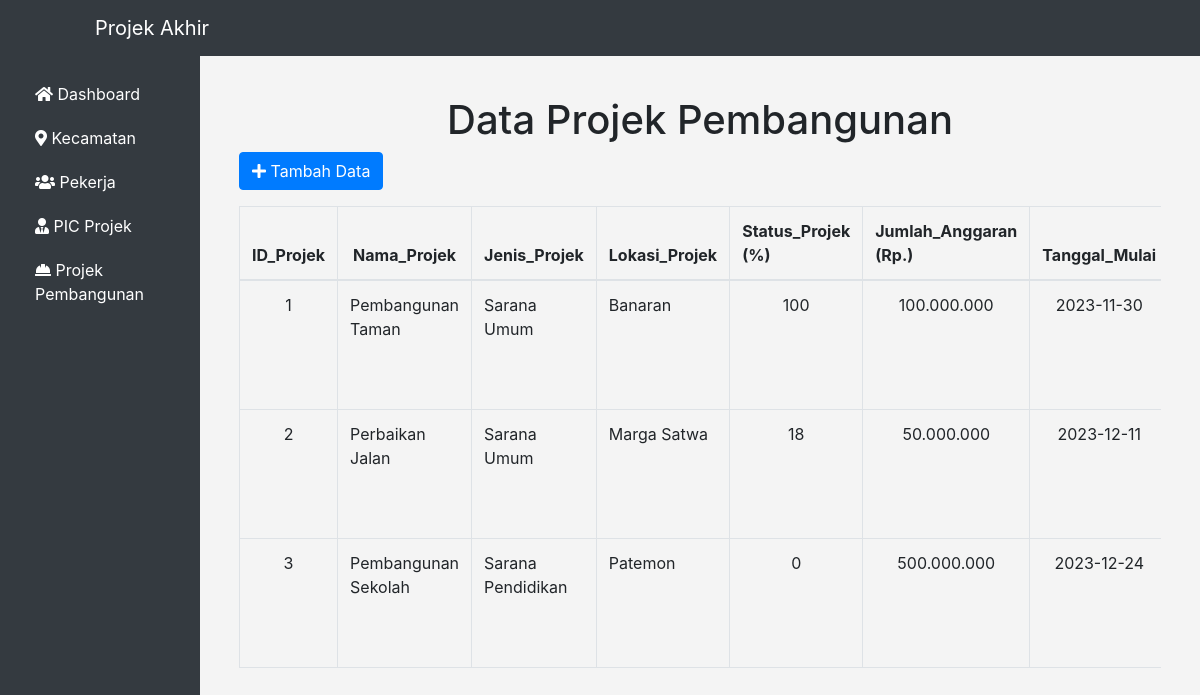
The app's page /projek_pembangunan/index.php with its own data.
### tables this page shows
CREATE TABLE `projek_pembangunan` (
  `id_projek` int(7) NOT NULL,
  `nama_projek` char(50) NOT NULL,
  `jenis_projek` char(50) NOT NULL,
  `lokasi_projek` varchar(100) NOT NULL,
  `status_projek` int(3) NOT NULL,
  `jumlah_anggaran` varchar(50) NOT NULL,
  `tanggal_mulai` date NOT NULL,
  `tanggal_selesai` date DEFAULT NULL,
  `id_kecamatan` int(7) DEFAULT NULL,
  `id_pic` int(7) DEFAULT NULL
);

### projek_pembangunan/index.php (the view, shortened to what this page needs)
<?php
include 'koneksi.php';
$query = "SELECT * FROM projek_pembangunan";
$sql = mysqli_query($conn, $query);
?>
<!DOCTYPE html>
<html>
<head>
    <link href="https://cdn.jsdelivr.net/npm/bootstrap@4.6.2/dist/css/bootstrap.min.css" rel="stylesheet" />
    <link rel="stylesheet" href="https://cdnjs.cloudflare.com/ajax/libs/font-awesome/5.15.4/css/all.min.css" />
</head>
<body>
    <header>
        <nav class="navbar navbar-expand-lg navbar-dark bg-dark fixed-top">
            <div class="container">
                <a class="navbar-brand" href="#" style="margin-left: 50px">Projek Akhir</a>
            </div>
        </nav>
    </header>
    <div class="container-fluid">
        <div class="row">
            <nav id="sidebar" class="col-md-3 col-lg-2 d-md-block collapse">
                <div class="sidebar-sticky">
                    <ul class="nav flex-column">
                        <li class="nav-item">
                            <a class="nav-link active" href="../index.php">
                                <i class="fas fa-home"></i> Dashboard
                            </a>
                        </li>
                        <li class="nav-item">
                            <a class="nav-link" href="../Kecamatan">
                                <i class="fas fa-map-marker-alt"></i> Kecamatan
                            </a>
                        </li>
                        <li class="nav-item">
                            <a class="nav-link" href="../pekerja">
                                <i class="fas fa-users"></i> Pekerja
                            </a>
                        </li>
                        <li class="nav-item">
                            <a class="nav-link" href="../pic_projek">
                                <i class="fas fa-user-tie"></i> PIC Projek
                            </a>
                        </li>
                        <li class="nav-item">
                            <a class="nav-link" href="">
                                <i class="fas fa-hard-hat"></i> Projek Pembangunan
                            </a>
                        </li>
                    </ul>
                </div>
            </nav>
            <main role="main" class="col-md-9 ml-sm-auto col-lg-10 px-md-4">
                <div class="container">
                    <h1 class="mt-4">
                        <center>Data Projek Pembangunan</center>
                    </h1>
                    <a href="kelola.php" type="button" class="btn btn-primary mb-3">
                        <i class="fa fa-plus"></i>
                        Tambah Data
                    </a>
                    <div class="table-responsive">
                        <table class="table align-middle table-bordered table-hover">
                            <thead>
                                <tr>
                                    <th>ID_Projek</th>
                                    <th>
                                        <center>Nama_Projek</center>
                                    </th>
                                    <th>
                                        <center>Jenis_Projek</center>
                                    </th>
                                    <th>Lokasi_Projek</th>
                                    <th>Status_Projek (%)</th>
                                    <th>Jumlah_Anggaran (Rp.)</th>
                                    <th>Tanggal_Mulai</th>
                                </tr>
                            </thead>
                            <tbody>
                                <?php
                                while ($result = mysqli_fetch_assoc($sql)) {
                                    ?>
                                    <tr>
                                        <td>
                                            <center>
                                                <?php echo $result['id_projek']; ?>
                                            </center>
                                        </td>
                                        <td>
                                            <?php echo $result['nama_projek']; ?>
                                        </td>
                                        <td>
                                            <?php echo $result['jenis_projek']; ?>
                                        </td>
                                        <td>
                                            <?php echo $result['lokasi_projek']; ?>
                                        </td>
                                        <td>
                                            <center>
                                                <?php echo $result['status_projek']; ?>
                                            </center>
                                        </td>
                                        <td>
                                            <center>
                                                <?php echo $result['jumlah_anggaran']; ?>
                                            </center>
                                        </td>
                                        <td>
                                            <center>
                                                <?php echo $result['tanggal_mulai']; ?>
                                            </center>
                                        </td>
                                    </tr>
                                    <?php
                                }
                                ?>
                            </tbody>
                        </table>
                    </div>
                </div>
            </main>
        </div>
    </div>
</body>
</html>

### projek_pembangunan/index.php (style rules this page uses)
body { background-color: #f4f4f4; }
#sidebar { background-color: #343a40; color: white; height: 100vh; position: fixed; top: 0; left: 0; transition: all 0.3s; z-index: 1; padding-top: 4.5rem; }
#sidebar a { color: white; }
#sidebar .nav-link { padding: 10px 20px; }
main { padding-top: 4.5rem; }

### records on screen
projek_pembangunan: id_projek "1", nama_projek "Pembangunan Taman", jenis_projek "Sarana Umum", lokasi_projek "Banaran", status_projek "100", jumlah_anggaran "100.000.000", tanggal_mulai "2023-11-30"
projek_pembangunan: id_projek "2", nama_projek "Perbaikan Jalan", jenis_projek "Sarana Umum", lokasi_projek "Marga Satwa", status_projek "18", jumlah_anggaran "50.000.000", tanggal_mulai "2023-12-11"
projek_pembangunan: id_projek "3", nama_projek "Pembangunan Sekolah", jenis_projek "Sarana Pendidikan", lokasi_projek "Patemon", status_projek "0", jumlah_anggaran "500.000.000", tanggal_mulai "2023-12-24"
